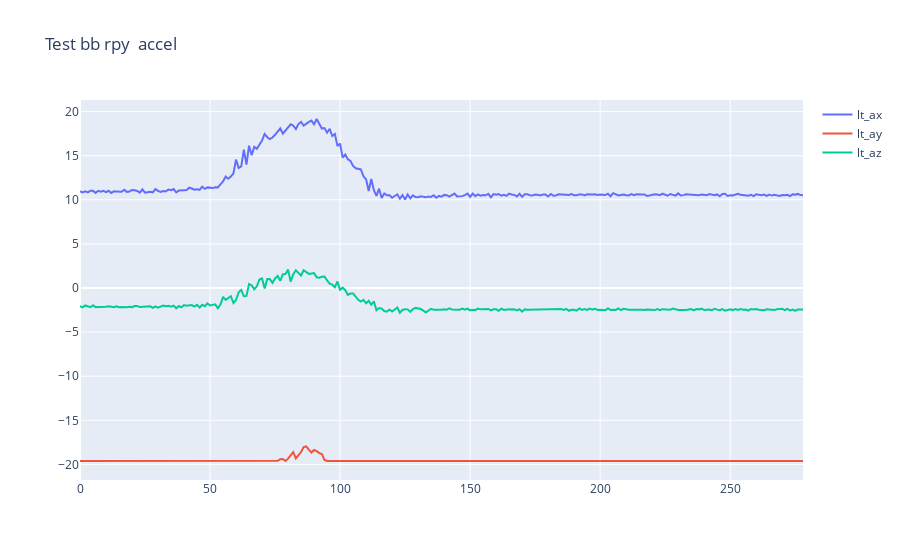

The code cell stored with this chart in its notebook:
### Code cell
show_plot(lt_1,'Test bb rpy ',True)

### Figure 1 — Plotly figure (JSON) as saved in the notebook; plotly's stock layout.template omitted (floating-point values rounded to 4 significant figures; data arrays with more than 128 entries replaced by an {"elided": "..."} marker saying what was removed)
{"data": [{"name": "lt_ax", "type": "scatter", "x": {"elided": "279 int values"}, "y": {"elided": "279 float values"}}, {"name": "lt_ay", "type": "scatter", "x": {"elided": "279 int values"}, "y": {"elided": "279 float values"}}, {"name": "lt_az", "type": "scatter", "x": {"elided": "279 int values"}, "y": {"elided": "279 float values"}}], "layout": {"title": {"text": "Test bb rpy  accel"}}}
